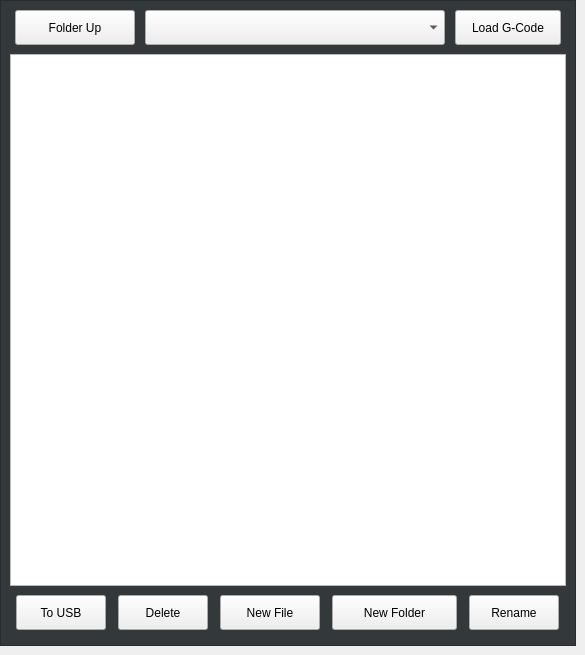
               <widget class="QWidget" name="destinationTab">
                <attribute name="title">
                 <string>Destination</string>
                </attribute>
                <widget class="QFrame" name="frame_34">
                 <property name="geometry">
                  <rect>
                   <x>0</x>
                   <y>0</y>
                   <width>576</width>
                   <height>646</height>
                  </rect>
                 </property>
                 <property name="sizePolicy">
                  <sizepolicy hsizetype="Preferred" vsizetype="Preferred">
                   <horstretch>1</horstretch>
                   <verstretch>0</verstretch>
                  </sizepolicy>
                 </property>
                 <property name="styleSheet">
                  <string notr="true">.QFrame{
    background-color: rgb(51, 57, 59);
}</string>
                 </property>
                 <property name="frameShape">
                  <enum>QFrame::StyledPanel</enum>
                 </property>
                 <property name="frameShadow">
                  <enum>QFrame::Raised</enum>
                 </property>
                 <layout class="QVBoxLayout" name="verticalLayout_35">
                  <property name="spacing">
                   <number>9</number>
                  </property>
                  <property name="bottomMargin">
                   <number>15</number>
                  </property>
                  <item>
                   <layout class="QHBoxLayout" name="horizontalLayout_121">
                    <property name="spacing">
                     <number>10</number>
                    </property>
                    <property name="leftMargin">
                     <number>5</number>
                    </property>
                    <property name="rightMargin">
                     <number>5</number>
                    </property>
                    <item>
                     <widget class="QPushButton" name="destinationFolderUp">
                      <property name="sizePolicy">
                       <sizepolicy hsizetype="Fixed" vsizetype="Fixed">
                        <horstretch>0</horstretch>
                        <verstretch>0</verstretch>
                       </sizepolicy>
                      </property>
                      <property name="minimumSize">
                       <size>
                        <width>120</width>
                        <height>35</height>
                       </size>
                      </property>
                      <property name="maximumSize">
                       <size>
                        <width>110</width>
                        <height>35</height>
                       </size>
                      </property>
                      <property name="focusPolicy">
                       <enum>Qt::NoFocus</enum>
                      </property>
                      <property name="styleSheet">
                       <string notr="true">QPushButton {
   	font: 12pt &quot;Noto&quot;;
}</string>
                      </property>
                      <property name="text">
                       <string>Folder Up</string>
                      </property>
                      <property name="icon">
                       <iconset resource="../../../../../dev/probe_basic/src/probe_basic_lathe/probe_basic_lathe.qrc">
                        <normaloff>:/images/folder_up.png</normaloff>:/images/folder_up.png</iconset>
                      </property>
                      <property name="iconSize">
                       <size>
                        <width>30</width>
                        <height>17</height>
                       </size>
                      </property>
                     </widget>
                    </item>
                    <item>
                     <widget class="RecentFileComboBox" name="recentFileCombo">
                      <property name="sizePolicy">
                       <sizepolicy hsizetype="Preferred" vsizetype="Fixed">
                        <horstretch>1</horstretch>
                        <verstretch>0</verstretch>
                       </sizepolicy>
                      </property>
                      <property name="minimumSize">
                       <size>
                        <width>0</width>
                        <height>35</height>
                       </size>
                      </property>
                      <property name="maximumSize">
                       <size>
                        <width>300</width>
                        <height>35</height>
                       </size>
                      </property>
                      <property name="styleSheet">
                       <string notr="true">font: 12pt &quot;Noto&quot;;</string>
                      </property>
                     </widget>
                    </item>
                    <item>
                     <widget class="QPushButton" name="destinationLoadGcode">
                      <property name="sizePolicy">
                       <sizepolicy hsizetype="Fixed" vsizetype="Fixed">
                        <horstretch>0</horstretch>
                        <verstretch>0</verstretch>
                       </sizepolicy>
                      </property>
                      <property name="minimumSize">
                       <size>
                        <width>100</width>
                        <height>35</height>
                       </size>
                      </property>
                      <property name="maximumSize">
                       <size>
                        <width>120</width>
                        <height>35</height>
                       </size>
                      </property>
                      <property name="focusPolicy">
                       <enum>Qt::NoFocus</enum>
                      </property>
                      <property name="styleSheet">
                       <string notr="true">QPushButton {
   	font: 12pt &quot;Noto&quot;;
}</string>
                      </property>
                      <property name="text">
                       <string>Load G-Code</string>
                      </property>
                     </widget>
                    </item>
                   </layout>
                  </item>
                  <item>
                   <layout class="QHBoxLayout" name="horizontalLayout_122">
                    <item>
                     <widget class="FileSystemTable" name="destinationFsTable">
                      <property name="focusPolicy">
                       <enum>Qt::WheelFocus</enum>
                      </property>
                      <property name="styleSheet">
                       <string notr="true">FileSystemTable {
	color: black;
   	border: 1px;
	border-color: rgb(120, 120, 120);
	border-style: solid;
	background-color: rgb(238, 238, 236);
    font: 12pt &quot;Noto&quot;;
}

QHeaderView {
    background-color: rgb(220, 220, 220);
	color: black;
    border: none;
	border-radius:none;
	border-style: none;
	font: 13pt &quot;Noto&quot;;
}</string>
                      </property>
                      <property name="sizeAdjustPolicy">
                       <enum>QAbstractScrollArea::AdjustIgnored</enum>
                      </property>
                      <property name="selectionMode">
                       <enum>QAbstractItemView::SingleSelection</enum>
                      </property>
                      <property name="textElideMode">
                       <enum>Qt::ElideRight</enum>
                      </property>
                      <property name="showGrid">
                       <bool>false</bool>
                      </property>
                      <property name="sortingEnabled">
                       <bool>true</bool>
                      </property>
                      <property name="hiddenColumns" stdset="0">
                       <string>2</string>
                      </property>
                      <property name="fixedNameColumn" stdset="0">
                       <bool>true</bool>
                      </property>
                      <property name="nameColumnsWidth" stdset="0">
                       <number>310</number>
                      </property>
                      <attribute name="horizontalHeaderCascadingSectionResizes">
                       <bool>true</bool>
                      </attribute>
                      <attribute name="horizontalHeaderMinimumSectionSize">
                       <number>20</number>
                      </attribute>
                      <attribute name="horizontalHeaderStretchLastSection">
                       <bool>true</bool>
                      </attribute>
                     </widget>
                    </item>
                   </layout>
                  </item>
                  <item>
                   <layout class="QHBoxLayout" name="horizontalLayout_123">
                    <property name="spacing">
                     <number>6</number>
                    </property>
                    <item>
                     <widget class="QPushButton" name="destinationToSource">
                      <property name="sizePolicy">
                       <sizepolicy hsizetype="Fixed" vsizetype="Fixed">
                        <horstretch>0</horstretch>
                        <verstretch>0</verstretch>
                       </sizepolicy>
                      </property>
                      <property name="minimumSize">
                       <size>
                        <width>90</width>
                        <height>35</height>
                       </size>
                      </property>
                      <property name="maximumSize">
                       <size>
                        <width>90</width>
                        <height>35</height>
                       </size>
                      </property>
                      <property name="focusPolicy">
                       <enum>Qt::NoFocus</enum>
                      </property>
                      <property name="layoutDirection">
                       <enum>Qt::LeftToRight</enum>
                      </property>
                      <property name="styleSheet">
                       <string notr="true">QPushButton {
   	font: 12pt &quot;Noto&quot;;
}</string>
                      </property>
                      <property name="text">
                       <string>To USB</string>
                      </property>
                      <property name="icon">
                       <iconset resource="../../../../../dev/probe_basic/src/probe_basic_lathe/probe_basic_lathe.qrc">
                        <normaloff>:/images/left_arrow.png</normaloff>:/images/left_arrow.png</iconset>
                      </property>
                     </widget>
                    </item>
                    <item>
                     <widget class="QPushButton" name="destinationDelete">
                      <property name="sizePolicy">
                       <sizepolicy hsizetype="Fixed" vsizetype="Fixed">
                        <horstretch>0</horstretch>
                        <verstretch>0</verstretch>
                       </sizepolicy>
                      </property>
                      <property name="minimumSize">
                       <size>
                        <width>90</width>
                        <height>35</height>
                       </size>
                      </property>
                      <property name="maximumSize">
                       <size>
                        <width>90</width>
                        <height>35</height>
                       </size>
                      </property>
                      <property name="focusPolicy">
                       <enum>Qt::NoFocus</enum>
                      </property>
                      <property name="styleSheet">
                       <string notr="true">QPushButton {
   	font: 12pt &quot;Noto&quot;;
}</string>
                      </property>
                      <property name="text">
                       <string>Delete</string>
                      </property>
                      <property name="icon">
                       <iconset resource="../../../../../dev/probe_basic/src/probe_basic_lathe/probe_basic_lathe.qrc">
                        <normaloff>:/images/delete.png</normaloff>:/images/delete.png</iconset>
                      </property>
                      <property name="iconSize">
                       <size>
                        <width>14</width>
                        <height>14</height>
                       </size>
                      </property>
                     </widget>
                    </item>
                    <item>
                     <widget class="QPushButton" name="destinationNewFile">
                      <property name="sizePolicy">
                       <sizepolicy hsizetype="Fixed" vsizetype="Fixed">
                        <horstretch>0</horstretch>
                        <verstretch>0</verstretch>
                       </sizepolicy>
                      </property>
                      <property name="minimumSize">
                       <size>
                        <width>100</width>
                        <height>35</height>
                       </size>
                      </property>
                      <property name="maximumSize">
                       <size>
                        <width>100</width>
                        <height>35</height>
                       </size>
                      </property>
                      <property name="focusPolicy">
                       <enum>Qt::NoFocus</enum>
                      </property>
                      <property name="styleSheet">
                       <string notr="true">QPushButton {
   	font: 12pt &quot;Noto&quot;;
}</string>
                      </property>
                      <property name="text">
                       <string>New File</string>
                      </property>
                      <property name="icon">
                       <iconset resource="../../../../../dev/probe_basic/src/probe_basic_lathe/probe_basic_lathe.qrc">
                        <normaloff>:/images/new_file.png</normaloff>:/images/new_file.png</iconset>
                      </property>
                      <property name="iconSize">
                       <size>
                        <width>12</width>
                        <height>16</height>
                       </size>
                      </property>
                     </widget>
                    </item>
                    <item>
                     <widget class="QPushButton" name="destinationNewFolder">
                      <property name="sizePolicy">
                       <sizepolicy hsizetype="Fixed" vsizetype="Fixed">
                        <horstretch>0</horstretch>
                        <verstretch>0</verstretch>
                       </sizepolicy>
                      </property>
                      <property name="minimumSize">
                       <size>
                        <width>125</width>
                        <height>35</height>
                       </size>
                      </property>
                      <property name="maximumSize">
                       <size>
                        <width>125</width>
                        <height>35</height>
                       </size>
                      </property>
                      <property name="focusPolicy">
                       <enum>Qt::NoFocus</enum>
                      </property>
                      <property name="styleSheet">
                       <string notr="true">QPushButton {
   	font: 12pt &quot;Noto&quot;;
}</string>
                      </property>
                      <property name="text">
                       <string>New Folder</string>
                      </property>
                      <property name="icon">
                       <iconset resource="../../../../../dev/probe_basic/src/probe_basic_lathe/probe_basic_lathe.qrc">
                        <normaloff>:/images/new_folder.png</normaloff>:/images/new_folder.png</iconset>
                      </property>
                      <property name="iconSize">
                       <size>
                        <width>28</width>
                        <height>15</height>
                       </size>
                      </property>
                     </widget>
                    </item>
                    <item>
                     <widget class="QPushButton" name="destinationRename">
                      <property name="sizePolicy">
                       <sizepolicy hsizetype="Fixed" vsizetype="Fixed">
                        <horstretch>0</horstretch>
                        <verstretch>0</verstretch>
                       </sizepolicy>
                      </property>
                      <property name="minimumSize">
                       <size>
                        <width>90</width>
                        <height>35</height>
                       </size>
                      </property>
                      <property name="maximumSize">
                       <size>
                        <width>90</width>
                        <height>35</height>
                       </size>
                      </property>
                      <property name="focusPolicy">
                       <enum>Qt::NoFocus</enum>
                      </property>
                      <property name="styleSheet">
                       <string notr="true">QPushButton {
   	font: 12pt &quot;Noto&quot;;
}</string>
                      </property>
                      <property name="text">
                       <string>Rename</string>
                      </property>
                     </widget>
                    </item>
                   </layout>
                  </item>
                 </layout>
                </widget>
               </widget>
